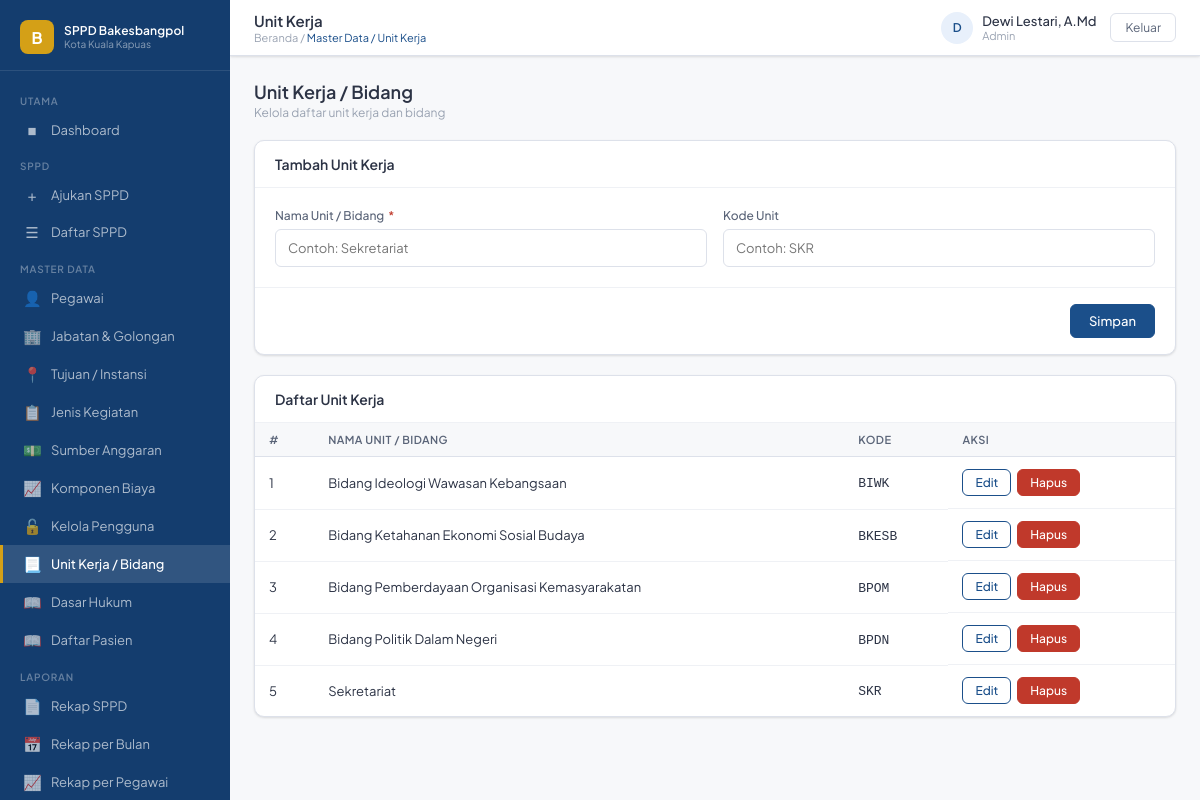
Screenshot of /pages/master/unit_kerja.php (signed in) with the database file from the repository.
### tables this page shows
CREATE TABLE `tb_unit_kerja` (
  `id_unit` int(11) NOT NULL,
  `nama_unit` varchar(100) NOT NULL,
  `kode_unit` varchar(20) DEFAULT NULL
);

### pages/master/unit_kerja.php (the view, shortened to what this page needs)
<?php
require_once '../../config/koneksi.php';
require_once '../../includes/header.php';
$conn->query("
    CREATE TABLE IF NOT EXISTS tb_unit_kerja (
        id_unit INT AUTO_INCREMENT PRIMARY KEY,
        nama_unit VARCHAR(100) NOT NULL,
        kode_unit VARCHAR(20) DEFAULT NULL
    ) ENGINE=InnoDB
");
$edit = null;
$data = $conn->query("
    SELECT *
    FROM tb_unit_kerja
    ORDER BY nama_unit
");
?>
<div class="page-head">
    <div>
        <h2>Unit Kerja / Bidang</h2>
        <p>Kelola daftar unit kerja dan bidang</p>
    </div>
</div>
<div class="card">
    <div class="card-header">
        <div class="card-title">
            <?= $edit ? 'Edit' : 'Tambah' ?> Unit Kerja
        </div>
    </div>
    <form method="POST">
        <div class="card-body">
            <div class="form-grid">
                <div class="form-group">
                    <label class="form-label">
                        Nama Unit / Bidang
                        <span class="req">*</span>
                    </label>
                    <input
                        class="form-control"
                        name="nama_unit"
                        value="<?= htmlspecialchars($edit['nama_unit'] ?? '') ?>"
                        placeholder="Contoh: Sekretariat"
                        required
                    >
                </div>
                <div class="form-group">
                    <label class="form-label">
                        Kode Unit
                    </label>
                    <input
                        class="form-control"
                        name="kode_unit"
                        value="<?= htmlspecialchars($edit['kode_unit'] ?? '') ?>"
                        placeholder="Contoh: SKR"
                    >
                </div>
            </div>
        </div>
        <div class="form-footer">
            <button
                type="submit"
                class="btn btn-primary"
            >
                Simpan
            </button>
        </div>
    </form>
</div>
<div class="card">
    <div class="card-header">
        <div class="card-title">
            Daftar Unit Kerja
        </div>
    </div>
    <div class="table-wrap">
        <table>
            <thead>
                <tr>
                    <th>#</th>
                    <th>Nama Unit / Bidang</th>
                    <th>Kode</th>
                    <th>Aksi</th>
                </tr>
            </thead>
            <tbody>
                <?php
                $no = 1;
                while ($r = $data->fetch_assoc()) :
                ?>
                    <tr>
                        <td><?= $no++ ?></td>
                        <td>
                            <?= htmlspecialchars($r['nama_unit']) ?>
                        </td>
                        <td>
                            <code><?= htmlspecialchars($r['kode_unit'] ?? '—') ?></code>
                        </td>
                        <td style="display:flex;gap:6px">
                            <a
                                href="?edit=<?= $r['id_unit'] ?>"
                                class="btn btn-outline btn-sm"
                            >
                                Edit
                            </a>
                            <a
                                href="?hapus=<?= $r['id_unit'] ?>"
                                class="btn btn-danger btn-sm"
                                onclick="return confirm('Hapus unit kerja ini?')"
                            >
                                Hapus
                            </a>
                        </td>
                    </tr>
                <?php endwhile; ?>
            </tbody>
        </table>
    </div>
</div>
<?php require_once '../../includes/footer.php'; ?>

### assets/css/style.css (style rules this page uses)
:root { --primary: #1B4F8A; --primary-dk: #143D6E; --primary-lt: #E8F0FB; --accent: #D4A017; --success: #1A7F5A; --success-lt: #E6F5EE; --danger: #C0392B; --danger-lt: #FDECEA; --warning: #B7770D; --warning-lt: #FEF6E4; --gray-50: #F7F8FA; --gray-100: #EFF1F5; --gray-200: #DDE1EA; --gray-400: #9AA3B2; --gray-600: #5A6478; --gray-800: #2C3345; --white: #FFFFFF; --sidebar-w: 230px; --topbar-h: 56px; --radius: 10px; --radius-sm: 6px; --shadow: 0 1px 3px rgba(0,0,0,.08), 0 1px 2px rgba(0,0,0,.05); --shadow-md: 0 4px 12px rgba(0,0,0,.10); --font: 'Plus Jakarta Sans', sans-serif; }
*, *::before, *::after { box-sizing: border-box; margin: 0; padding: 0; }
body { font-family: var(--font); font-size: 14px; color: var(--gray-800); background: var(--gray-50); }
a { text-decoration: none; color: inherit; }
input, select, textarea, button { font-family: var(--font); }
.page-head { display: flex; align-items: center; justify-content: space-between; margin-bottom: 20px; }
.page-head h2 { font-size: 18px; font-weight: 600; color: var(--gray-800); }
.page-head p { font-size: 12px; color: var(--gray-400); margin-top: 2px; }
.card { background: var(--white); border-radius: var(--radius); border: 1px solid var(--gray-200); box-shadow: var(--shadow); margin-bottom: 20px; }
.card-header { padding: 14px 20px; border-bottom: 1px solid var(--gray-100); display: flex; align-items: center; justify-content: space-between; }
.card-title { font-size: 14px; font-weight: 600; color: var(--gray-800); }
.card-body { padding: 20px; }
.btn { display: inline-flex; align-items: center; gap: 6px; padding: 8px 18px; border-radius: var(--radius-sm); font-size: 13px; font-weight: 500; cursor: pointer; border: 1px solid transparent; transition: all .15s; }
.btn-primary { background: var(--primary); color: var(--white); border-color: var(--primary); }
.btn-danger { background: var(--danger); color: var(--white); border-color: var(--danger); }
.btn-sm { padding: 5px 12px; font-size: 12px; }
.btn-outline { background: transparent; color: var(--primary); border-color: var(--primary); }
.form-grid { display: grid; grid-template-columns: 1fr 1fr; gap: 16px; }
.form-group { display: flex; flex-direction: column; gap: 6px; }
.form-label { font-size: 12px; font-weight: 500; color: var(--gray-600); }
.form-label .req { color: var(--danger); margin-left: 2px; }
.form-control { height: 38px; border: 1px solid var(--gray-200); border-radius: var(--radius-sm); padding: 0 12px; font-size: 13px; color: var(--gray-800); background: var(--white); transition: border-color .15s; }
.form-footer { padding: 16px 20px; border-top: 1px solid var(--gray-100); display: flex; align-items: center; justify-content: flex-end; gap: 10px; }
.table-wrap { overflow-x: auto; }
table { width: 100%; border-collapse: collapse; }
thead tr { background: var(--gray-50); }
th { padding: 10px 14px; font-size: 11px; font-weight: 600; color: var(--gray-600); text-align: left; letter-spacing: .04em; text-transform: uppercase; border-bottom: 1px solid var(--gray-200); white-space: nowrap; }
td { padding: 12px 14px; font-size: 13px; color: var(--gray-800); border-bottom: 1px solid var(--gray-100); vertical-align: middle; }
tr:last-child td { border-bottom: none; }

### rows the page displays
tb_unit_kerja: nama_unit "Bidang Ideologi Wawasan Kebangsaan", kode_unit "BIWK"
tb_unit_kerja: nama_unit "Bidang Ketahanan Ekonomi Sosial Budaya", kode_unit "BKESB"
tb_unit_kerja: nama_unit "Bidang Pemberdayaan Organisasi Kemasyarakatan", kode_unit "BPOM"
tb_unit_kerja: nama_unit "Bidang Politik Dalam Negeri", kode_unit "BPDN"
tb_unit_kerja: nama_unit "Sekretariat", kode_unit "SKR"

### other values shown
$halaman "Unit Kerja"
$sub_judul "Master Data / Unit Kerja"
$inisial "D"
$nama "Dewi Lestari, A.Md"
$role "Admin"
